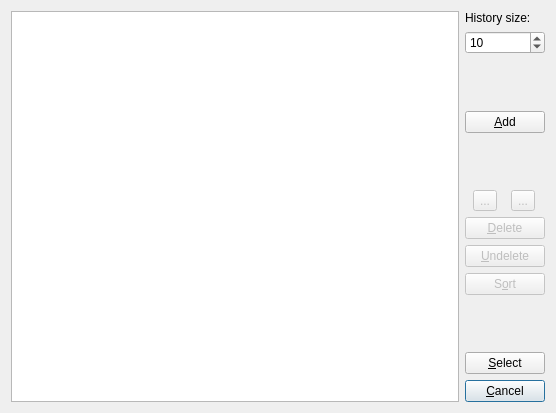
<?xml version="1.0" encoding="UTF-8"?>
<ui version="4.0">
 <class>SourceHistoryClass</class>
 <widget class="QWidget" name="SourceHistoryClass">
  <property name="geometry">
   <rect>
    <x>0</x>
    <y>0</y>
    <width>556</width>
    <height>413</height>
   </rect>
  </property>
  <property name="windowTitle">
   <string>falconG - Gallery Source Selection</string>
  </property>
  <property name="windowIcon">
   <iconset resource="falcong.qrc">
    <normaloff>:/icons/Resources/falconG-icon.png</normaloff>:/icons/Resources/falconG-icon.png</iconset>
  </property>
  <layout class="QHBoxLayout" name="horizontalLayout_2">
   <item>
    <layout class="QHBoxLayout" name="horizontalLayout">
     <item>
      <widget class="QListView" name="lvHistory"/>
     </item>
     <item>
      <layout class="QVBoxLayout" name="verticalLayout_2">
       <item>
        <widget class="QLabel" name="label">
         <property name="text">
          <string>History size:</string>
         </property>
        </widget>
       </item>
       <item>
        <widget class="QSpinBox" name="sbHistSize">
         <property name="minimum">
          <number>1</number>
         </property>
         <property name="value">
          <number>10</number>
         </property>
        </widget>
       </item>
       <item>
        <spacer name="verticalSpacer_3">
         <property name="orientation">
          <enum>Qt::Vertical</enum>
         </property>
         <property name="sizeHint" stdset="0">
          <size>
           <width>20</width>
           <height>40</height>
          </size>
         </property>
        </spacer>
       </item>
       <item>
        <widget class="QPushButton" name="btnAddDirectory">
         <property name="text">
          <string>&amp;Add</string>
         </property>
         <property name="flat">
          <bool>false</bool>
         </property>
        </widget>
       </item>
       <item>
        <spacer name="verticalSpacer_2">
         <property name="orientation">
          <enum>Qt::Vertical</enum>
         </property>
         <property name="sizeHint" stdset="0">
          <size>
           <width>20</width>
           <height>40</height>
          </size>
         </property>
        </spacer>
       </item>
       <item>
        <layout class="QHBoxLayout" name="horizontalLayout_3">
         <item>
          <widget class="QToolButton" name="btnMoveUp">
           <property name="enabled">
            <bool>false</bool>
           </property>
           <property name="text">
            <string>...</string>
           </property>
           <property name="icon">
            <iconset resource="falcong.qrc">
             <normaloff>:/icons/Resources/moveup-icon.png</normaloff>:/icons/Resources/moveup-icon.png</iconset>
           </property>
          </widget>
         </item>
         <item>
          <widget class="QToolButton" name="btnMoveDown">
           <property name="enabled">
            <bool>false</bool>
           </property>
           <property name="text">
            <string>...</string>
           </property>
           <property name="icon">
            <iconset>
             <normaloff>Resources/movedown-icon.png</normaloff>Resources/movedown-icon.png</iconset>
           </property>
          </widget>
         </item>
        </layout>
       </item>
       <item>
        <widget class="QPushButton" name="btnDelete">
         <property name="enabled">
          <bool>false</bool>
         </property>
         <property name="text">
          <string>&amp;Delete</string>
         </property>
        </widget>
       </item>
       <item>
        <widget class="QPushButton" name="btnUndelete">
         <property name="enabled">
          <bool>false</bool>
         </property>
         <property name="text">
          <string>&amp;Undelete</string>
         </property>
        </widget>
       </item>
       <item>
        <widget class="QPushButton" name="btnSort">
         <property name="enabled">
          <bool>false</bool>
         </property>
         <property name="text">
          <string>S&amp;ort</string>
         </property>
        </widget>
       </item>
       <item>
        <spacer name="verticalSpacer">
         <property name="orientation">
          <enum>Qt::Vertical</enum>
         </property>
         <property name="sizeHint" stdset="0">
          <size>
           <width>20</width>
           <height>40</height>
          </size>
         </property>
        </spacer>
       </item>
       <item>
        <widget class="QPushButton" name="btnSelect">
         <property name="text">
          <string>&amp;Select</string>
         </property>
        </widget>
       </item>
       <item>
        <widget class="QPushButton" name="btnCancel">
         <property name="text">
          <string>&amp;Cancel</string>
         </property>
         <property name="autoDefault">
          <bool>true</bool>
         </property>
         <property name="default">
          <bool>true</bool>
         </property>
        </widget>
       </item>
      </layout>
     </item>
    </layout>
   </item>
  </layout>
 </widget>
 <layoutdefault spacing="6" margin="11"/>
 <resources>
  <include location="falcong.qrc"/>
 </resources>
 <connections/>
</ui>
